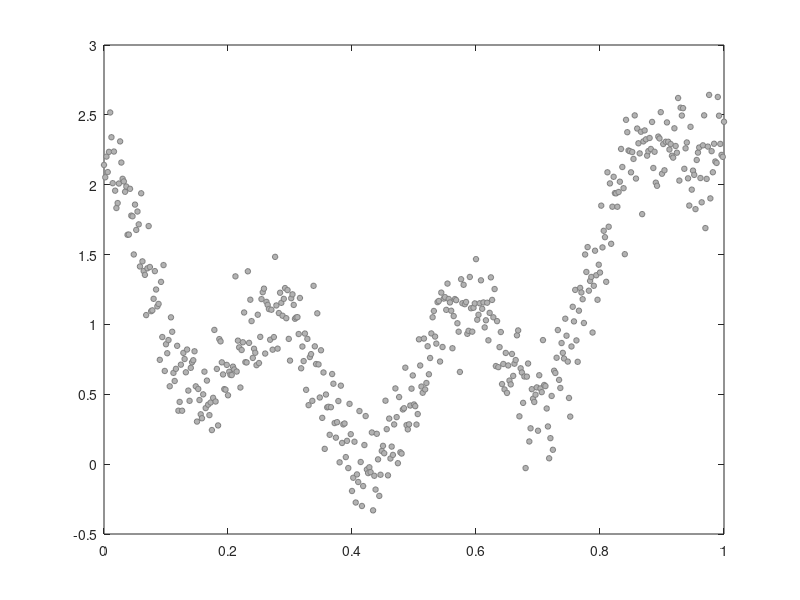

Reproduce this figure in MATLAB. (Note: this script raises an error after producing the figure.)
% Statistical Inference on Persistent Homology (PH-STAT)
% 
% The package can be downloaded from
% https://github.com/laplcebeltrami/PH-STAT
%
% (C) 2023 Moo K. Chung
% Universtiy of Wisconsin-Madison 
%
% email: mkchung@wisc.edu


%------------------
%% Morse filtration

%The construction for the persistence diagrm for 1D function is based on the 
%iterative pairing and deleation algorithm in
% 
% Chung, M.K., Singh, V., Kim, P.T., Dalton, K.M., Davidson, R.J. 2009. 
% Topological characterization of signal in brain images using the min-max diagram. 
% 12th International Conference on Medical Image Computing and Computer Assisted 
% Intervention (MICCAI). Lecture Notes in Computer Science (LNCS). 5762:158-166.

%Toy example
% In the interval x=[0, 1], we construct a signal s and add noise e to obtain simulated signal Y.
x=[0:0.002:1]';  %interval
s= x + 7*(x - 0.5).^2 + cos(7*pi*x)/2; %signal
e=normrnd(0,0.2,length(x),1); %noise
Y=s+e; %observed data = signal + noise

figure;
plot(x,Y,'ko','MarkerEdgeColor',[0.5 0.5 0.5], 'MarkerFaceColor',[0.7 0.7 0.7], 'MarkerSize',4)

%This produces a scatter points so we can't obtain critical values directly. 
% We smooth out the scatter plot using heat kernel smoothing with bandwidth 0.0001 
% and cosine series expansion upto degree 100. The resulting smoothed signal is stored in the variable wfs.

k=100; sigma=0.0001;
[wfs, beta]=WFS_COS(Y,x,k,sigma);

hold on;
plot(x,wfs,'k','LineWidth',2);

%Then using the iterative pairing and deleation algorithm pairing_1D, we determine 
% the pairing of minimums and maximums using the Elder's rule.  
% pairing_1D.m plots critical values as white notes.

pairs=PH_morse1D(x,wfs);
PH_PD_display(pairs)


% --------------------
%% Rips complex
%genrate random p number of scatter points in [0,1]^d hyper-cube.
%X is the matrix of size p x d of coordinates
rng(2023); %fixed random seeds
p=50; d=3;
X = rand(p, d);

%Compute the Rips complex up to 3-simplices.
radius = 0.3;
S= PH_rips(X, 3, radius)
%Display Ris complex
PH_rips_display(X,S);
%labels = cellstr(num2str((1:p)', '% d'));
%text(X(:,1)+0.01, X(:,2)+0.01, X(:,3)+0.01, labels, 'Color', 'r', 'FontSize',16) 

% Boundary matrices
B = PH_boundary(S);
betti = PH_boundary_betti(B);
title(['Betti numbers=' num2str(betti)])

% Hodge Laplacian
H=PH_hodge(B);
betti= PH_hodge_betti(H)

%-------------------
%% Graph filtrations
% The graph filtration is explained in 
%
% Chung, M.K., Lee, H. Ombao. H., Solo, V. 2019 Exact topological inference 
% of the resting-state brain networks in twins, Network Neuroscience 3:674-694
% http://www.stat.wisc.edu/~mchung/papers/chung.2019.NN.pdf
%
% Chung, M.K., Huang, S.-G., Gritsenko, A., Shen, L., Lee, H. 2o19
% Statistical inference on the number of cycles in brain networks. 
% IEEE International Symposium on Biomedical Imaging (ISBI) 113-116
%
% The graph filtration over filtration values epsilon is matheamticall equivaelnt 
% to the Rips filtration with filtration values maximum distance - epsilon up to 1-simplices only.  

rng(2023); %fixed random seeds
p=50; d=3;
X = rand(p, d);

w = pdist2(X,X); %edge weights
maxw = max(w(:)); %maximum edge weight

%Betti curves over graph filtration
thresholds=[0:0.05:maxw]; %filtration values
beta_gf = PH_betti(w, thresholds);

%display betti curves (beta-0 and beta-1)
PH_betti_display(beta_gf,thresholds)

%Equvalently, we can compute the graph filtration as Rips filtraions
%The graph filtration at filtraion value e is equivalent to
e = 1;
S= PH_rips(X, 1, maxw-e);
PH_rips_display(X,S);


%--------------------
%% Topoloigcal inference on the Wasserstein distance
% The Wasserstein distance in graph filtration is simplied to 1D
% Wasserstein distance, which has the exact solution and can be computed in
% O(p log q) run time. The deail is given in 

% Songdechakraiwut, T., Shen, L., Chung, M.K. 2021 Topological learning and 
% its application to multimodal brain network integration, Medical Image 
% Computing and Computer Assisted Intervention (MICCAI), LNCS 12902:166-176 
%
% Songdechakraiwut, T. Chung, M.K. 2023 Topological learning for brain networks, 
% Annals of Applied Statistics 17:403-433, arXiv:2012.00675.
% https://arxiv.org/pdf/2012.00675.pdf


% Random correlation matrix simulations

p=50; %# of nodes

% i-th group has less noise
rng(1); 
nGroup_i=5; %5 subjects 
signal_i = randcorr(p); 
for i=1:nGroup_i
    con_i(:,:,i) = signal_i + randcorr(p); %signal plus noise
end

%j-th group has more noise
rng(2);
nGroup_j=5; %5 subject 
signal_j = randcorr(p);
for j=1:nGroup_j 
    con_j(:,:,j) = signal_j + 2*randcorr(p); %signal plus noise
end

figure; subplot(2,1,1); imagesc(mean(con_i,3))
axis square; clim([-1 1]); colorbar;
subplot(2,1,2); imagesc(mean(con_j,3))
axis square; clim([-1 1]); colorbar


% Computing and visualizing Betti-0 and Betti-1 curves

thresholds=[-0.5:0.01:1]; %you can change the range
PH_graph_betti_display(con_i, con_j,thresholds)


% Pairwise topological distances. It includes 3 topological distances

lossMtx = WS_pdist2(con_i,con_j);
WS_pdist2_display(con_i,con_j);

% p-value computation using the raio statistic (between-distance/within-distance)
%Here we show example of using the combined distance. For different
%distances,use lossMtx.D0 or lossMtx.D1, lossMtx.D01 = lossMtx.D0 + lossMtx.D1.

observed = WS_ratio(lossMtx.D01, nGroup_i, nGroup_j) 
nTrans = 500000; %Total number of transpositions
permNo = 500; %Total number of intermixed permutations. This is needed to introduce randomness.

[transStat, ~] = WS_transpositions(lossMtx.D01, nGroup_i, nGroup_j, nTrans, permNo); 
transPval = online_pvalues(transStat', observed);
pval = transPval(end)
figure; plot(transPval(1:10000)); ylim([0 0.05])

% histrogram. red line is observed statistic
figure; %hisgrom with 25 bins
plot_distribution(transStat, 25, observed)


% Topololigcal clustering using the Wasserstein distance
% The Wasserstin distance based topological clustering is explained in
%
% Chung, M.K.,  Ramos, C.G., De Paiva, F.B., Jedidiah M., Prabharakaren, V., Nair, V.A., 
% Meyerand, E., Hermann, B.P., Binder, J.R., Struck, A.F. 2023 arXiv preprint arXiv:2302.06673
% https://arxiv.org/pdf/2302.06673

g_i = squeeze(mat2cell(con_i, p, p, ones(nGroup_i,1))); %convert to cell array
g_j = squeeze(mat2cell(con_j, p, p, ones(nGroup_j,1))); %convert to cell array
G=[g_i g_j];

%Topological clustering
acc_WS  = WS_cluster(G)

%k-means clustering
acc_K = kmeans_cluster(G)

%Hierarchical clustering
acc_H = hierarchical_cluster(G)


% Topololigcal embedding
[z_i, c_i] = WS_embed(con_i);
[z_j, c_j] = WS_embed(con_j);

figure;
plot(z_i.x +c_i(1), z_i.y + c_i(2), 'ob', 'MarkerSize',10, 'MarkerFaceColor','g')
hold on; plot(c_i(1), c_i(2), 'sb', 'MarkerSize',10, 'MarkerFaceColor','b')

hold on; plot(z_j.x +c_j(1), z_j.y + c_j(2), 'or','MarkerSize',10, 'MarkerFaceColor','y')
hold on; plot(c_j(1), c_j(2), 'sr', 'MarkerSize',10, 'MarkerFaceColor','r')
axis square
xlabel('Births');
ylabel('Deaths')






